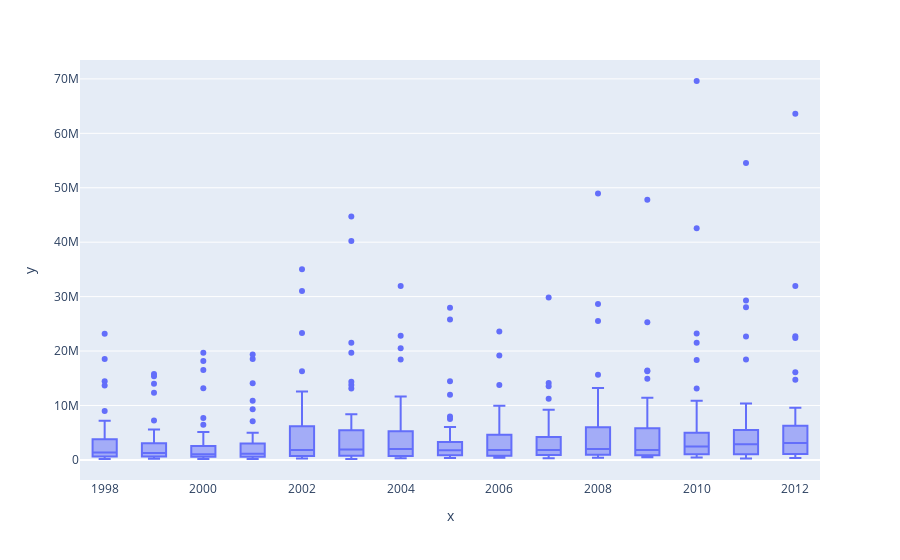

Notebook cell for this chart:
### Markdown cell above
<span style="color:purple">6. Plot and understand the relationship between categorical variable 'year' and a numerical variable 'prodvalue' through boxplot, and write your findings.</span>

### Code cell
import plotly.express as px
px.box(x=df['year'],y=df['prodvalue'])

### Figure 1 — Plotly figure (JSON) as saved in the notebook; plotly's stock layout.template omitted (floating-point values rounded to 4 significant figures; data arrays with more than 128 entries replaced by an {"elided": "..."} marker saying what was removed)
{"data": [{"alignmentgroup": "True", "hovertemplate": "x=%{x}<br>y=%{y}<extra></extra>", "legendgroup": "", "marker": {"color": "#636efa"}, "name": "", "notched": false, "offsetgroup": "", "orientation": "v", "showlegend": false, "type": "box", "x": {"elided": "626 int values"}, "x0": " ", "xaxis": "x", "y": {"elided": "626 int values"}, "y0": " ", "yaxis": "y"}], "layout": {"boxmode": "group", "legend": {"tracegroupgap": 0}, "margin": {"t": 60}, "xaxis": {"anchor": "y", "domain": [0, 1], "title": {"text": "x"}}, "yaxis": {"anchor": "x", "domain": [0, 1], "title": {"text": "y"}}}}
